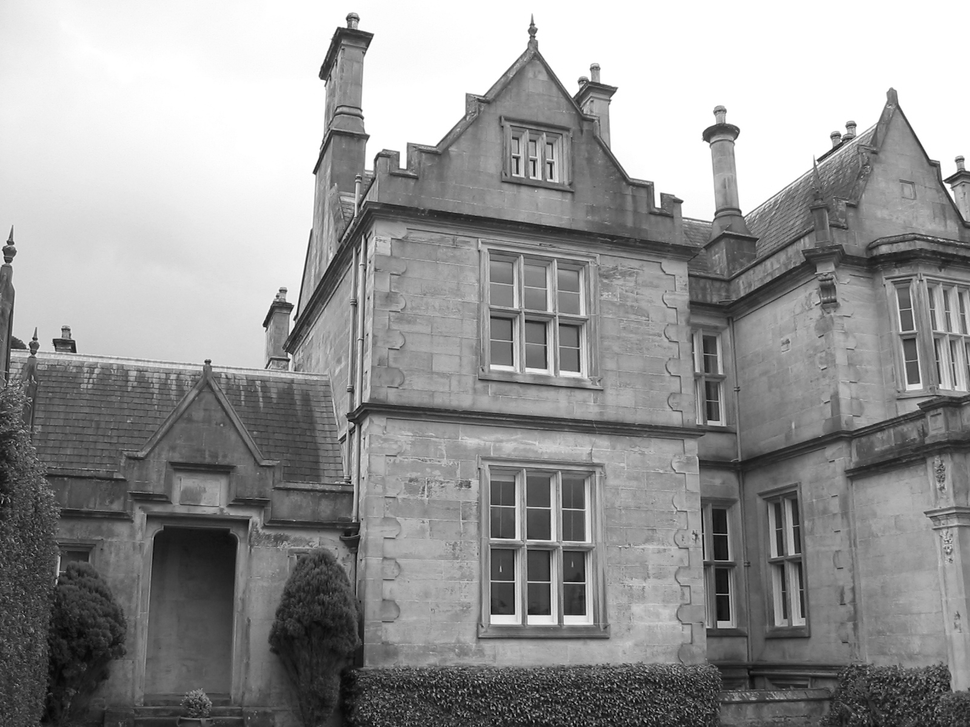
#> input picture images/ireland-03gray.tif, 970 x 727 px, shrunk from 1600 x 1200 before the run, found by its file name
$ python q2.py
#> lines starting #> are read from the running program, lines starting #| are printed output that depends on the picture
### src/filemanagement.py
from pathlib import Path

output_dir = Path("images/output/")
if not output_dir.exists():
    output_dir.mkdir()


def output_path(input_path: Path, suffix: str) -> Path:
    return output_dir.joinpath(input_path.name).with_stem(
        input_path.stem + "_" + suffix
    )

### src/assignment_3/q2.py
from pathlib import Path

import cv2 as cv
import matplotlib.pyplot as plt
import numpy as np
from PIL import Image

import filemanagement as fm

ireland_path = Path("images/ireland-03gray.tif")


ireland_img = Image.open(ireland_path).convert("L")
#> ireland_img is the input picture: PIL image 970x727 L; min 0, max 255, mean 149


# clips to the maximum of the data type of the first array
def saturating_add(*arrays: np.ndarray) -> np.ndarray:
    dtype = arrays[0].dtype
    info = np.iinfo(dtype)

    result = arrays[0].astype(np.int64)
    for a in arrays[1:]:
        result += a.astype(np.int64)

    return np.clip(result, info.min, info.max).astype(dtype)


def highlight_edges(
    image: Image.Image, kernel_x: np.ndarray, kernel_y: np.ndarray, scale: float
) -> Image.Image:
#> called with kernel_x = array of shape (3, 3), kernel_y = array of shape (3, 3), scale = 0.5
    img_arr = np.asarray(image)
    edges_x = cv.filter2D(img_arr, cv.CV_32F, kernel_x)
    edges_y = cv.filter2D(img_arr, cv.CV_32F, kernel_y)
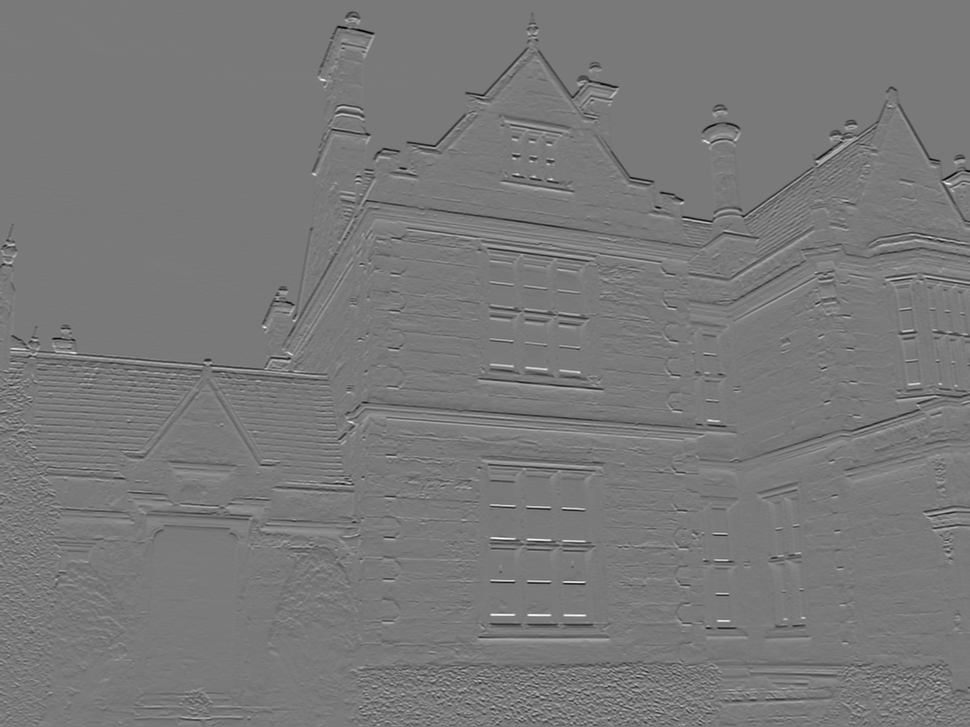
#> edges_y: shape (727, 970) float32; min -563, max 617, mean -1.7; drawn with min black and max white
    magnitude = np.sqrt(edges_x * edges_x + edges_y * edges_y)
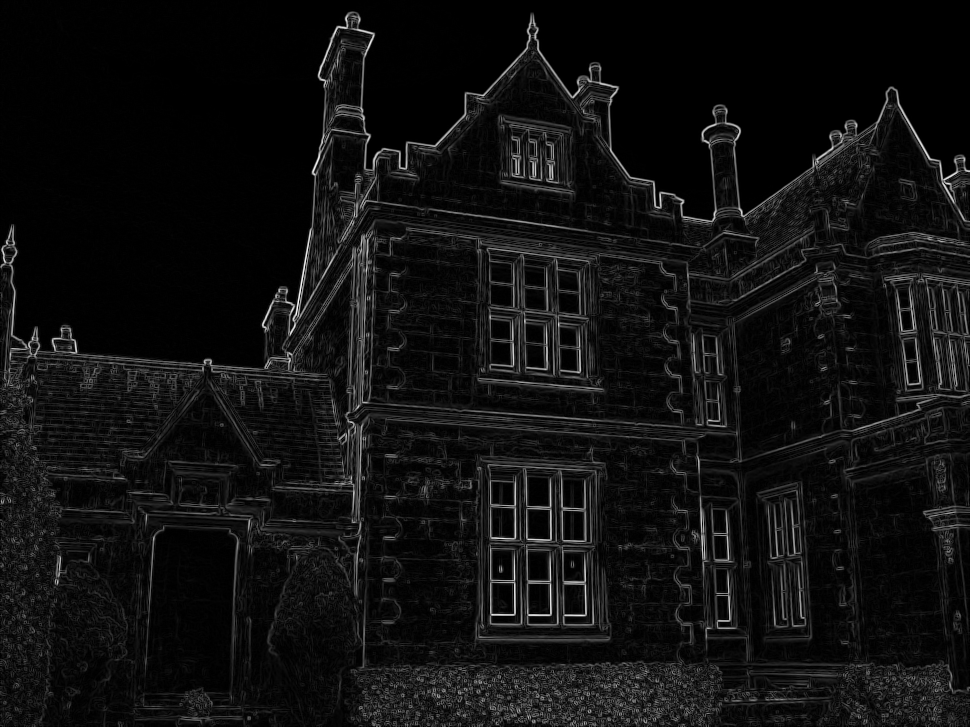
#> magnitude: shape (727, 970) float32; min 0, max 659.2, mean 43.1; drawn with min black and max white
    highlighted = saturating_add(
        img_arr,
        scale * magnitude,  # scale magnitude so it clips less often
    )
    return Image.fromarray(highlighted)


def highlight_edges_color(
    image: Image.Image, kernel_x: np.ndarray, kernel_y: np.ndarray, scale: float
) -> Image.Image:
    img_arr = np.asarray(image)
    grayscale_arr = img_arr.mean(-1, dtype=np.float32)
    edges_x = cv.filter2D(grayscale_arr, cv.CV_32F, kernel_x)
    edges_y = cv.filter2D(grayscale_arr, cv.CV_32F, kernel_y)
    magnitude = np.sqrt(edges_x * edges_x + edges_y * edges_y)
    highlighted = saturating_add(
        img_arr,
        scale * magnitude[:, :, None],
    )
    return Image.fromarray(highlighted)


def darken_edges_color(
    image: Image.Image, kernel_x: np.ndarray, kernel_y: np.ndarray, scale: float
) -> Image.Image:
    return highlight_edges_color(image, kernel_x, kernel_y, -scale)


plt.imshow(ireland_img, cmap="gray")
plt.show()

prewitt_x = np.array([[-1, 0, 1], [-1, 0, 1], [-1, 0, 1]], dtype=np.int8)
prewitt_y = np.array([[-1, -1, -1], [0, 0, 0], [1, 1, 1]], dtype=np.int8)
ireland_prewitt = highlight_edges(ireland_img, prewitt_x, prewitt_y, 0.5)

ireland_prewitt.save(fm.output_path(ireland_path, "prewitt"))
plt.imshow(ireland_prewitt, cmap="gray")
plt.show()


sobel_x = np.array([[-1, 0, 1], [-2, 0, 2], [-1, 0, 1]], dtype=np.int8)
sobel_y = np.array([[-1, -2, -1], [0, 0, 0], [1, 2, 1]], dtype=np.int8)
ireland_sobel = highlight_edges(ireland_img, sobel_x, sobel_y, 0.5)
ireland_sobel.save(fm.output_path(ireland_path, "sobel"))
plt.imshow(ireland_sobel, cmap="gray")
plt.show()

amsterdam_path = Path("images/Amsterdam.jpg")
amsterdam_img = Image.open(amsterdam_path)
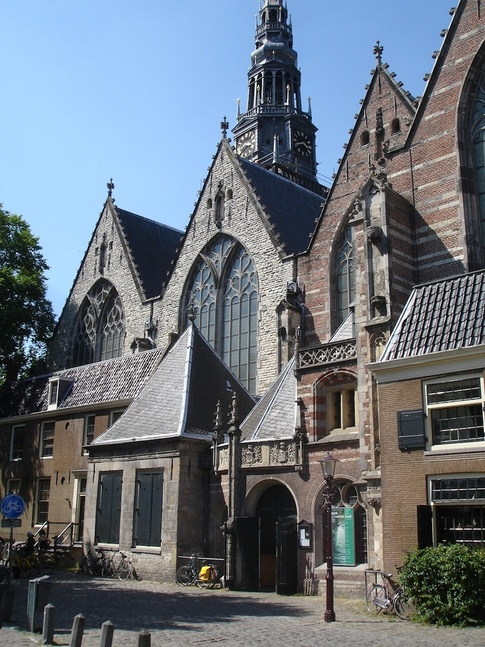
#> input picture images/Amsterdam.jpg, 485 x 647 px, shrunk from 800 x 1067 before the run, found by its file name
#> amsterdam_img is the input picture: PIL image 485x647 RGB; mean R, G, B 106.1, 114.6, 124

plt.imshow(amsterdam_img)
plt.show()

amsterdam_prewitt = highlight_edges_color(amsterdam_img, prewitt_x, prewitt_y, 0.5)
#> in highlight_edges_color, `edges_y = cv.filter2D(grayscale_arr, cv.CV_32F, kernel_y)`:
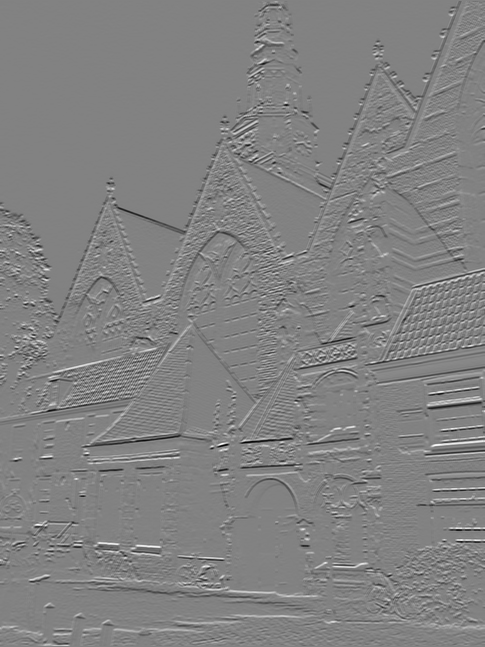
#> edges_y: shape (647, 485) float32; min -694.7, max 666, mean -0.4; drawn with min black and max white
#> in highlight_edges_color, `magnitude = np.sqrt(edges_x * edges_x + edges_y * edges_y)`:
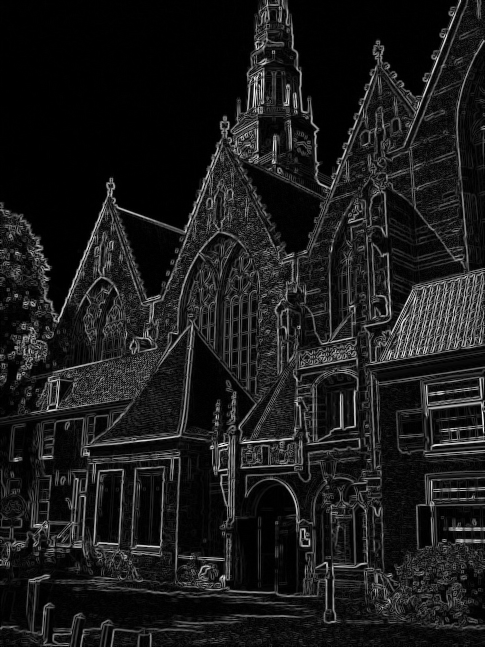
#> magnitude: shape (647, 485) float32; min 0, max 731.9, mean 78; drawn with min black and max white
amsterdam_prewitt.save(fm.output_path(amsterdam_path, "prewitt"))
plt.imshow(amsterdam_prewitt)
plt.show()

amsterdam_sobel = highlight_edges_color(amsterdam_img, sobel_x, sobel_y, 0.5)
#> call 2 of highlight_edges_color, with kernel_x = array of shape (3, 3), kernel_y = array of shape (3, 3), scale = 0.5
#> in highlight_edges_color (call 2), `highlighted = saturating_add( img_arr, scale * magnitude[:, :, None], )`:
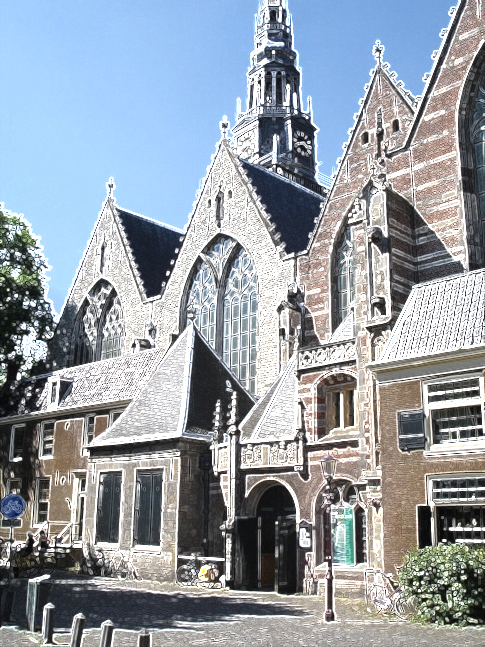
#> highlighted: shape (647, 485, 3); mean R, G, B 149.1, 157.6, 166.7
amsterdam_sobel.save(fm.output_path(amsterdam_path, "sobel"))
plt.imshow(amsterdam_sobel)
plt.show()


amsterdam_prewitt_dark = darken_edges_color(amsterdam_img, prewitt_x, prewitt_y, 0.5)
amsterdam_prewitt_dark.save(fm.output_path(amsterdam_path, "prewitt_dark"))
plt.imshow(amsterdam_prewitt_dark)
plt.show()

amsterdam_sobel_dark = darken_edges_color(amsterdam_img, sobel_x, sobel_y, 0.5)
#> call 4 of highlight_edges_color, with kernel_x = array of shape (3, 3), kernel_y = array of shape (3, 3), scale = -0.5
#> in highlight_edges_color (call 4), `highlighted = saturating_add( img_arr, scale * magnitude[:, :, None], )`:
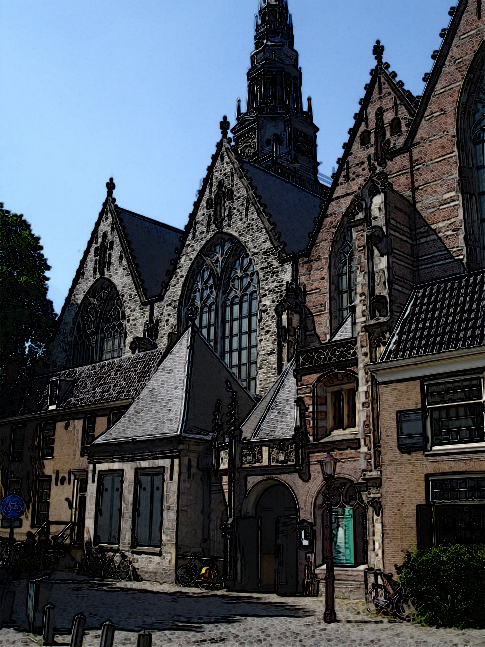
#> highlighted: shape (647, 485, 3); mean R, G, B 69.9, 78, 87.5
amsterdam_sobel_dark.save(fm.output_path(amsterdam_path, "sobel_dark"))
plt.imshow(amsterdam_sobel_dark)
plt.show()
